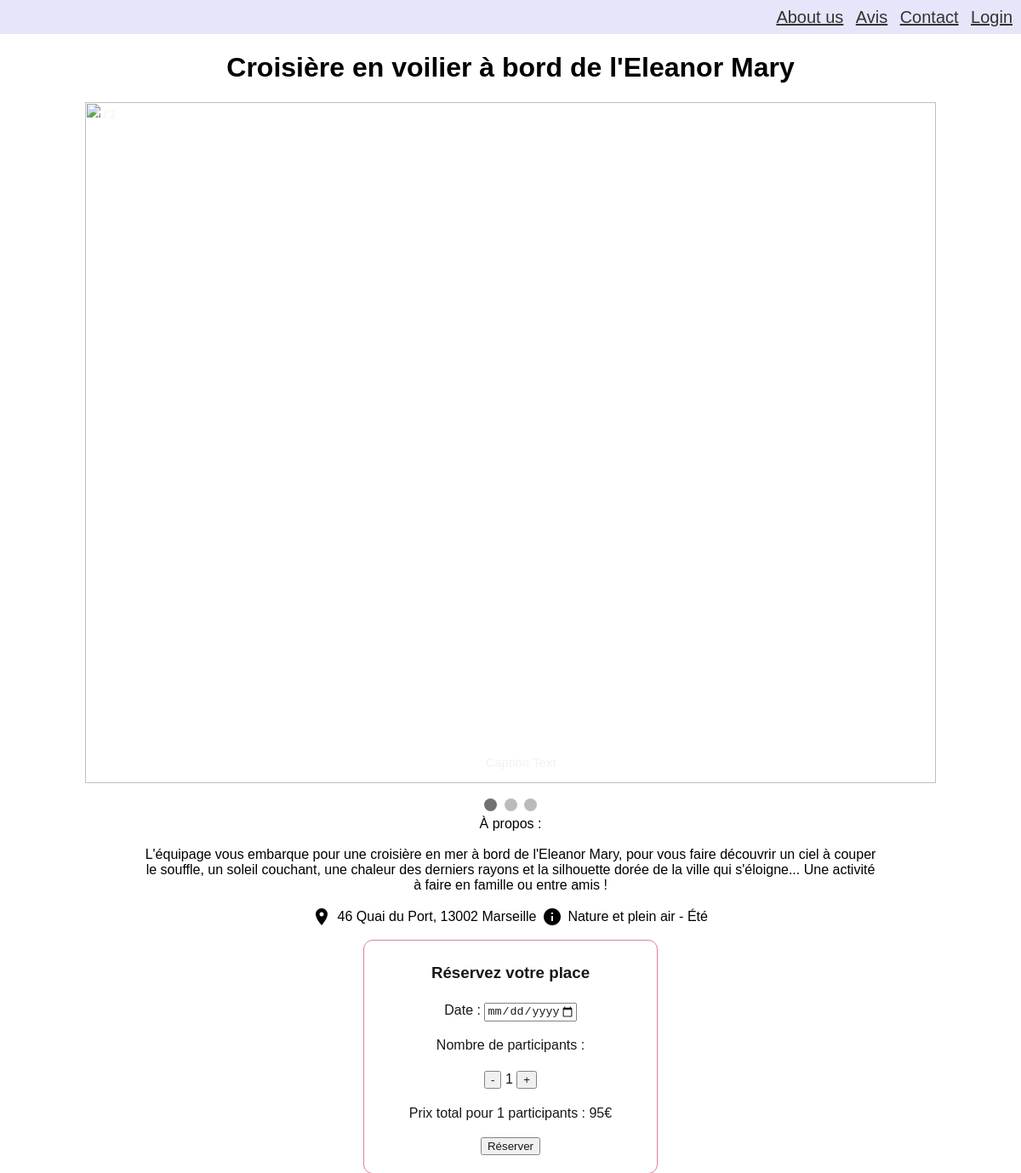
Page /activity/5/ on the committed database.
### MarseilleInsiderApp/models.py (models this page shows)
class Loisir(models.Model):
    SAISON_CHOICES = [
        ('ETE', 'Été'),
        ('HIVER', 'Hiver'),
        ('AUTOMNE', 'Automne'),
        ('PRINTEMPS', 'Printemps'),
        ('TA','Toutes saisons')
    ]
    id_loisir = models.AutoField(primary_key=True)
    nom_loisir = models.CharField(max_length=255, verbose_name="Nom du loisir")
    num_voie = models.IntegerField(verbose_name="Numéro de la voie")
    nom_voie = models.CharField(max_length=50, verbose_name="Nom de la voie")
    code_postal = models.IntegerField(verbose_name="Code postale")
    ville = models.CharField(max_length=50, verbose_name="Ville")
    categorie = models.ForeignKey(Catégorie, on_delete=models.CASCADE)
    id_fournisseur = models.ForeignKey(Fournisseur, on_delete=models.CASCADE)
    prix_fournisseur = models.ForeignKey(Prix, on_delete=models.CASCADE)
    saisons = models.CharField(max_length=10, choices=SAISON_CHOICES, verbose_name="Saison")
    description=models.TextField(verbose_name="Description du loisir")
    def calcul_prix_total(self, nombre_personnes):
        if isinstance(nombre_personnes, int):
            prix_total = self.prix_fournisseur.prix_fournisseur * nombre_personnes
            return prix_total
        else:
            return None

class Catégorie(models.Model):
    CATEGORIES_CHOICES = [
        ('GA', 'Gastronomie'),
        ('AC', 'Arts et culture'),
        ('NA', 'Nature et plein air'),
        ('BD', 'Bien être et détente'),
        ('ACR', "Ateliers créatifs"),
        ('EC', "En couple"),
        ('EF', "En famille"),
    ]
    categorie = models.CharField(max_length=50, choices=CATEGORIES_CHOICES, primary_key=True)

### MarseilleInsiderApp/views.py (the view)
# urls.py: path('activity/<int:id_loisir>/',vw_activity, name='activity_detail'),
def vw_activity(request, id_loisir):
    loisir = Loisir.objects.get(pk=id_loisir)
    nombre_personnes = int(request.GET.get('nombre_participants', 1))
    prix_total = loisir.calcul_prix_total(nombre_personnes)
    context = {
        'loisir': loisir,
        'nombre_personnes': nombre_personnes,
        'prix_total': prix_total,
    }
    return render(request, 'activity_page.html', context)

### MarseilleInsiderApp/templates/activity_page.html (shortened to what this page needs)
{% extends 'base_1.html' %}
{% load static %}
{% block page_title %}{{ loisir.nom_loisir }}{% endblock %}
{% block content %}
        <div class="slideshow-container">
        <div class="mySlides fade" style="display: block;">
        <div class="numbertext">1 / 3</div>
        <img src="{% static 'images/loisirs/'%}{{loisir.id_loisir}}.jpeg" style="width:100%">
        <div class="text">Caption Text</div>
        </div>
        <a class="prev" onclick="plusSlides(-1)">&#10094;</a>
        <a class="next" onclick="plusSlides(1)">&#10095;</a>
        </div>
        <br>
        <div style="text-align:center">
        <span class="dot" onclick="currentSlide(1)"></span>
        <span class="dot" onclick="currentSlide(2)"></span>
        <span class="dot" onclick="currentSlide(3)"></span>
        </div>
        <div class="activity_data">
        <p class="description_activity">À propos :</p><p> {{ loisir.description }}</p>
        <i class="material-icons">location_on</i>
        <p class="description_activity">{{ loisir.num_voie }} {{ loisir.nom_voie }}, {{ loisir.code_postal }} {{ loisir.ville }}</p>
        <i class="material-icons">info</i>
        <p class="description_activity">{{ loisir.categorie.get_categorie_display }} - {{ loisir.get_saisons_display }}</p>
        <div class="reservation-container">
        <h3>Réservez votre place</h3>
        <label for="reservationDate">Date :</label>
        <input type="date" id="reservationDate" name="reservationDate"  min="2023-11-22" max="2024-12-31">
        <p class="description">Nombre de participants :</p>
        <button class="counter-button" id="decreaseParticipants">-</button>
        <span id="participantsValue">{{ nombre_personnes }}</span>
        <button class="counter-button" id="increaseParticipants">+</button>
        <p class="prix-total">Prix total pour {{ nombre_personnes }} participants : {{ prix_total }}€</p>
         <form method="post" action="{% url 'acheter_loisir' loisir.id_loisir %}">
        <input type="submit" class="reserve-button" value="Réserver">
            </form>
        </div>
{% endblock %}

### MarseilleInsiderApp/static/css/activity.css (style rules this page uses)
body { font-family: Arial, sans-serif; margin: 0; padding: 0; text-align: center; }
.reservation-container { background-color: white; text-align: center; align-self: center; box-sizing: border-box; outline: 1px solid palevioletred; margin-left: 30%; margin-right: 30%; width: 40%; border-radius: 10px; opacity: 0.9; padding: 5px; line-height: 1.5; }
.activity_data { max-width: 75%; margin: auto; padding: 0 20px; box-sizing: border-box; margin-left: auto; }
.material-icons { vertical-align: middle; }
.description_activity { display: inline-block; margin: 2px; vertical-align: middle; max-width: 100%; }
.slideshow-container { max-width: 1000px; position: relative; margin: auto; }
.mySlides { display: none; flex: 1; max-width: 100%; }
.prev, .next { cursor: pointer; position: absolute; top: 50%; width: auto; margin-top: -22px; padding: 16px; color: white; font-weight: bold; font-size: 18px; transition: 0.6s ease; border-radius: 0 3px 3px 0; user-select: none; }
.next { right: 0; border-radius: 3px 0 0 3px; }
.prev { left: 0; border-radius: 3px 0 0 3px; }
.text { color: #f2f2f2; font-size: 15px; padding: 8px 12px; position: absolute; bottom: 8px; width: 100%; text-align: center; }
.numbertext { color: #f2f2f2; font-size: 12px; padding: 8px 12px; position: absolute; top: 0; }
.dot { cursor: pointer; height: 15px; width: 15px; margin: 0 2px; background-color: #bbb; border-radius: 50%; display: inline-block; transition: background-color 0.6s ease; }
.active, .dot:hover { background-color: #717171; }

### rows in the picture
Loisir: nom_loisir "Croisière en voilier à bord de l'Eleanor Mary", description "L'équipage vous embarque pour une croisière en mer à bord de l'Eleanor Mary, pour vous faire découvrir un ciel à couper le souffle, un soleil couchant, une chaleur des derniers rayons et la silhouette dorée de la ville qui s'éloigne... Une activité à faire en famille ou entre amis !", num_voie "46", nom_voie "Quai du Port", code_postal "13002", ville "Marseille", categorie.categorie "Nature et plein air", saisons "Été"

### other values in the picture
{{ nombre_personnes }} "1"
{{ prix_total }} "95"
